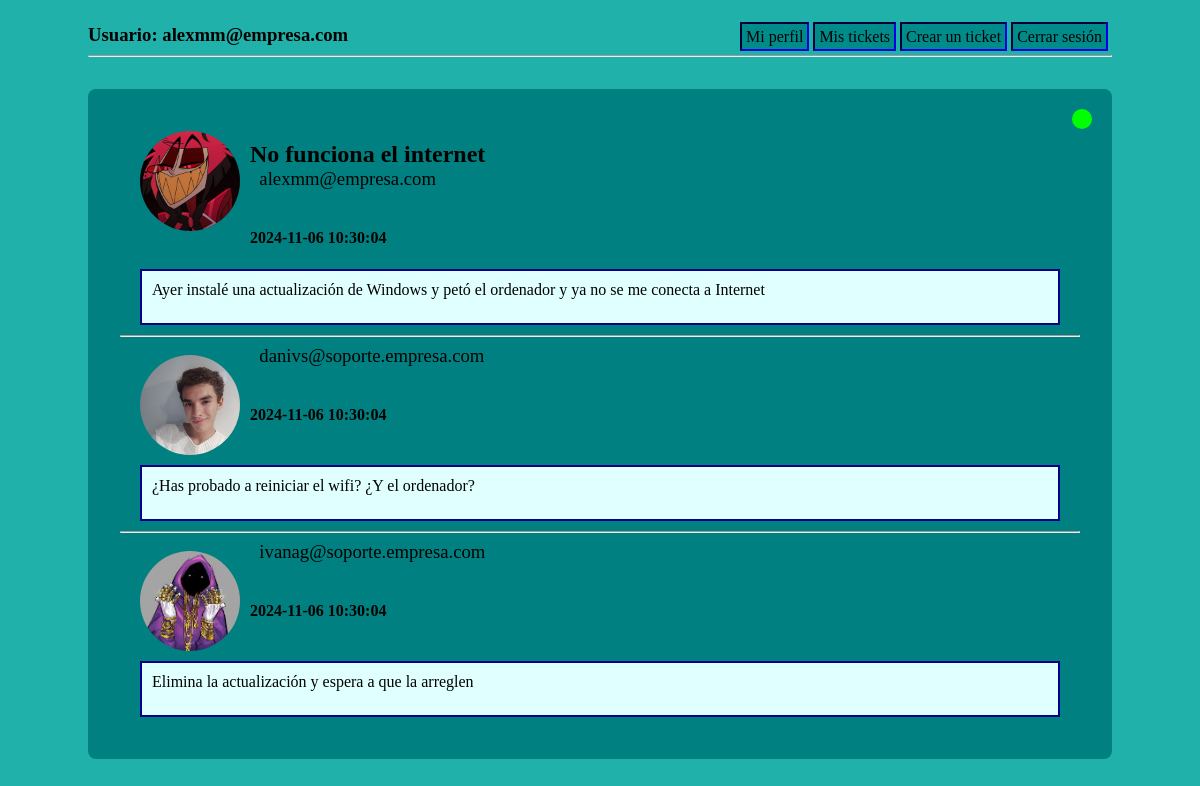
The app's page /ticket.php?id=1 (signed in) with its own data.
### tables this page shows
CREATE TABLE Ticket (
	idTicket INT(10) PRIMARY KEY AUTO_INCREMENT,
	email VARCHAR(255),
	priority INT(1),
	subject VARCHAR(255),
	state INT(1),
	messBody TEXT,
	attachment VARCHAR(100),
	sentDate TIMESTAMP DEFAULT CURRENT_TIMESTAMP,
	CONSTRAINT FOREIGN KEY(email) REFERENCES AppUser(email) ON DELETE CASCADE,
	CONSTRAINT FOREIGN KEY(priority) REFERENCES Priority(idPr),
	CONSTRAINT FOREIGN KEY(state) REFERENCES State(idState)
);

CREATE TABLE Answer (
	idAnswer INT(100) PRIMARY KEY AUTO_INCREMENT,
	idTicket INT(10),
	email VARCHAR(255),
	messBody TEXT,
	attachment VARCHAR(100),
	ansDate TIMESTAMP DEFAULT CURRENT_TIMESTAMP,
	CONSTRAINT FOREIGN KEY(email) REFERENCES AppUser(email) ON DELETE CASCADE,
	CONSTRAINT FOREIGN KEY(idTicket) REFERENCES Ticket(idTicket) ON DELETE CASCADE
);

### file_dir.php (called while the page is built)
<?php
$attach_directory = "./uploads/";
$profile_picture_directory = $attach_directory . "ProfilePictures/";

### func.php (the view, shortened to what this page needs)
<?php
function returnPPstring($name) {
    require "file_dir.php";
    if (file_exists($profile_picture_directory . $name . ".png")) {
        return      $profile_picture_directory . $name . ".png";
    } else {
        return $profile_picture_directory . "defaultPP.png";
    }
}
function printSVG($state) {
    switch ($state) {
        case '1':
            echo '<svg><circle r="10" cx="10" cy="10" fill="lime"/></svg>';
            break;
    }
}
function querryTickets(?int $id_ticket = -1) {
    require "conection.php";
    $bd = new PDO(
        "mysql:dbname=".$bd_config["bd_name"].";host=".$bd_config["ip"],
        $bd_config["user"],
        $bd_config["password"]
    );
    $select = 'SELECT * FROM ticket WHERE 1 = 1';
    if (0 <= $id_ticket) {
        $select = $select . ' AND idTicket =' . $id_ticket;
    }
    if ($_SESSION["rol"] != 1) {
        $select = $select . ' AND email LIKE "'. $_SESSION["email"].'"';
    }
    return $bd->query($select);
}
function printTicketParameters($subject, $messBody, $email, $state, $sentDate, ?int $id_ticket = -1, ?string $attachment_name = "") {
    require "file_dir.php";
    echo '<a href="profile.php?email='. $email .'"> <img src="' . returnPPstring($email) . '" alt="foto de perfil"></a>';
    if ($subject != "") {
        echo "<h2>";
        echo $subject;
        echo "</h2>";
    }
    ?>
    <h3> <a href=<?="profile.php?email=$email" ?> class="linkemail"><?= $email ?> </a></h3><br>
    <h4> <?= $sentDate ?> </h4>
    <?php    printSVG($state); ?>
    <div> <?= nl2br($messBody)?></div>
    <?php
}

### ticket.php (shortened to what this page needs)
<!DOCTYPE html>
<html lang="en">
<head>
    <link rel="stylesheet" href="css/ticket.css">
</head>
<?php require_once "header.php"; ?>
<body>
    <?php
        require_once "conection.php";
        require_once "func.php";
        $tickets = querryTickets($_GET["id"]);
        if($tickets->rowCount() <= 0){
            echo "<p id='not-found-message'> No existe ese ticket </p>";
        }else {
            echo    '<div class="ticket">';
            foreach ($tickets as $ticket) {
                printTicketParameters($ticket["subject"], $ticket["messBody"], $ticket["email"], $ticket["state"], $ticket["sentDate"], -1, $ticket["attachment"]);
                $bd = new PDO(
                    "mysql:dbname=".$bd_config["bd_name"].";host=".$bd_config["ip"],
                    $bd_config["user"],
                    $bd_config["password"]
                );
                $select = 'SELECT email, messBody, ansDate, attachment FROM answer WHERE idTicket =' . $_GET["id"];
                $respuestas = $bd->query($select);
                foreach ($respuestas as $respuesta) {
                    echo '<hr>';
                }
                ?>
                <?php
            }
            echo    '</div>';
        }
    ?>
</body>
</html>

### css/ticket.css (style rules this page uses)
.ticket { background-color: teal; padding: 2em; margin: 2em 0px; border-radius: .5em; position: relative; }
.ticket h2 { margin-left: 5px; }
.ticket h3 { margin-left: 5px; font-weight: normal; }
.ticket h2+h3 { margin-top: -20px; }
.ticket h4 { margin-left: 5px; }
.ticket svg { width: 20px; height: 20px; position: absolute; top: 20px; right: 20px; }
.ticket div { background-color: lightcyan; border: darkblue solid 2px; min-height: 2em; padding: 10px; margin: 10px 20px; clear: both; }
.ticket > a { margin: 10px 20px; }
.ticket a:has(img) { width: 100px; height: 100px; float: left; margin-right: 10px; }
.ticket img { width: 100px; height: 100px; border-radius: 50px; object-fit: cover; }
.linkemail { text-decoration: none; color: black; padding: 0 .5em; }

### css/header.css (style rules this page uses)
body { background-color: lightseagreen; padding: 1em 5em; }
h3 { margin: 0; }

### records on screen
ticket: email (picture), subject "No funciona el internet", email "alexmm@empresa.com", sentDate "2024-11-06 10:30:04", messBody "Ayer instalé una actualización de Windows y petó el ordenador y ya no se me conecta a Internet"
answer: email (picture), email "danivs@soporte.empresa.com", ansDate "2024-11-06 10:30:04", messBody "¿Has probado a reiniciar el wifi? ¿Y el ordenador?"
answer: email (picture), email "ivanag@soporte.empresa.com", ansDate "2024-11-06 10:30:04", messBody "Elimina la actualización y espera a que la arreglen"

### other values on screen
$_SESSION['email'] "alexmm@empresa.com"
